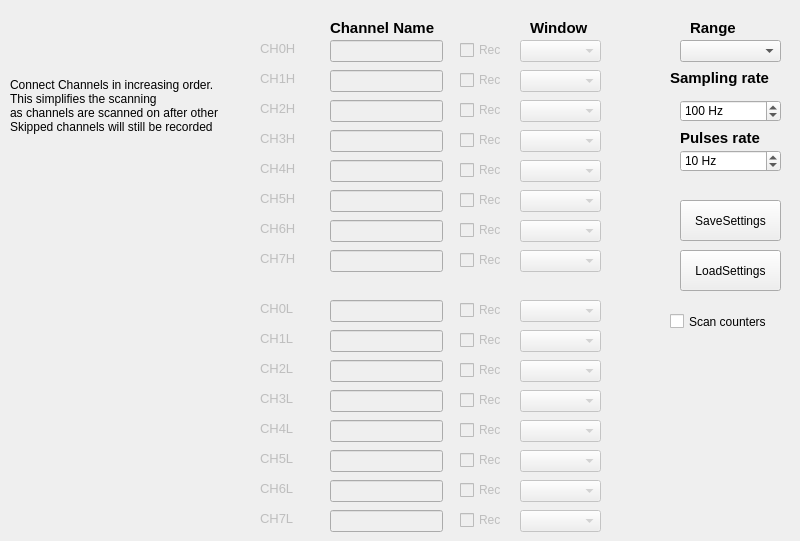
    <widget class="QWidget" name="ChannelSettings">
     <attribute name="title">
      <string>Settings</string>
     </attribute>
     <widget class="QComboBox" name="CH_Win_14">
      <property name="enabled">
       <bool>false</bool>
      </property>
      <property name="geometry">
       <rect>
        <x>520</x>
        <y>480</y>
        <width>81</width>
        <height>22</height>
       </rect>
      </property>
      <property name="font">
       <font>
        <pointsize>8</pointsize>
       </font>
      </property>
      <property name="placeholderText">
       <string>Not Shown</string>
      </property>
     </widget>
     <widget class="QLabel" name="label_4">
      <property name="geometry">
       <rect>
        <x>690</x>
        <y>20</y>
        <width>51</width>
        <height>16</height>
       </rect>
      </property>
      <property name="font">
       <font>
        <pointsize>11</pointsize>
        <bold>true</bold>
       </font>
      </property>
      <property name="text">
       <string>Range</string>
      </property>
     </widget>
     <widget class="QComboBox" name="CH_Win_7">
      <property name="enabled">
       <bool>false</bool>
      </property>
      <property name="geometry">
       <rect>
        <x>520</x>
        <y>250</y>
        <width>81</width>
        <height>22</height>
       </rect>
      </property>
      <property name="font">
       <font>
        <pointsize>8</pointsize>
       </font>
      </property>
      <property name="placeholderText">
       <string>Not Shown</string>
      </property>
     </widget>
     <widget class="QLineEdit" name="CH_name_6">
      <property name="enabled">
       <bool>false</bool>
      </property>
      <property name="geometry">
       <rect>
        <x>330</x>
        <y>220</y>
        <width>113</width>
        <height>22</height>
       </rect>
      </property>
      <property name="font">
       <font>
        <pointsize>7</pointsize>
       </font>
      </property>
     </widget>
     <widget class="QComboBox" name="CH_Win_11">
      <property name="enabled">
       <bool>false</bool>
      </property>
      <property name="geometry">
       <rect>
        <x>520</x>
        <y>390</y>
        <width>81</width>
        <height>22</height>
       </rect>
      </property>
      <property name="font">
       <font>
        <pointsize>8</pointsize>
       </font>
      </property>
      <property name="placeholderText">
       <string>Not Shown</string>
      </property>
     </widget>
     <widget class="QComboBox" name="CH_Win_3">
      <property name="enabled">
       <bool>false</bool>
      </property>
      <property name="geometry">
       <rect>
        <x>520</x>
        <y>130</y>
        <width>81</width>
        <height>22</height>
       </rect>
      </property>
      <property name="font">
       <font>
        <pointsize>8</pointsize>
       </font>
      </property>
      <property name="placeholderText">
       <string>Not Shown</string>
      </property>
     </widget>
     <widget class="QCheckBox" name="CH_REC_13">
      <property name="enabled">
       <bool>false</bool>
      </property>
      <property name="geometry">
       <rect>
        <x>460</x>
        <y>450</y>
        <width>75</width>
        <height>20</height>
       </rect>
      </property>
      <property name="text">
       <string>Rec</string>
      </property>
     </widget>
     <widget class="QComboBox" name="CH_Win_12">
      <property name="enabled">
       <bool>false</bool>
      </property>
      <property name="geometry">
       <rect>
        <x>520</x>
        <y>420</y>
        <width>81</width>
        <height>22</height>
       </rect>
      </property>
      <property name="font">
       <font>
        <pointsize>8</pointsize>
       </font>
      </property>
      <property name="placeholderText">
       <string>Not Shown</string>
      </property>
     </widget>
     <widget class="QLineEdit" name="CH_name_12">
      <property name="enabled">
       <bool>false</bool>
      </property>
      <property name="geometry">
       <rect>
        <x>330</x>
        <y>420</y>
        <width>113</width>
        <height>22</height>
       </rect>
      </property>
      <property name="font">
       <font>
        <pointsize>7</pointsize>
       </font>
      </property>
     </widget>
     <widget class="QCheckBox" name="CH_REC_12">
      <property name="enabled">
       <bool>false</bool>
      </property>
      <property name="geometry">
       <rect>
        <x>460</x>
        <y>420</y>
        <width>75</width>
        <height>20</height>
       </rect>
      </property>
      <property name="text">
       <string>Rec</string>
      </property>
     </widget>
     <widget class="QLabel" name="CH_12">
      <property name="enabled">
       <bool>false</bool>
      </property>
      <property name="geometry">
       <rect>
        <x>260</x>
        <y>420</y>
        <width>49</width>
        <height>16</height>
       </rect>
      </property>
      <property name="font">
       <font>
        <pointsize>10</pointsize>
       </font>
      </property>
      <property name="text">
       <string>CH4L</string>
      </property>
     </widget>
     <widget class="QComboBox" name="CH_Win_8">
      <property name="enabled">
       <bool>false</bool>
      </property>
      <property name="geometry">
       <rect>
        <x>520</x>
        <y>300</y>
        <width>81</width>
        <height>22</height>
       </rect>
      </property>
      <property name="font">
       <font>
        <pointsize>8</pointsize>
       </font>
      </property>
      <property name="placeholderText">
       <string>Not Shown</string>
      </property>
     </widget>
     <widget class="QLabel" name="CH_9">
      <property name="enabled">
       <bool>false</bool>
      </property>
      <property name="geometry">
       <rect>
        <x>260</x>
        <y>330</y>
        <width>49</width>
        <height>16</height>
       </rect>
      </property>
      <property name="font">
       <font>
        <pointsize>10</pointsize>
       </font>
      </property>
      <property name="text">
       <string>CH1L</string>
      </property>
     </widget>
     <widget class="QCheckBox" name="CH_REC_5">
      <property name="enabled">
       <bool>false</bool>
      </property>
      <property name="geometry">
       <rect>
        <x>460</x>
        <y>190</y>
        <width>75</width>
        <height>20</height>
       </rect>
      </property>
      <property name="text">
       <string>Rec</string>
      </property>
     </widget>
     <widget class="QLineEdit" name="CH_name_5">
      <property name="enabled">
       <bool>false</bool>
      </property>
      <property name="geometry">
       <rect>
        <x>330</x>
        <y>190</y>
        <width>113</width>
        <height>22</height>
       </rect>
      </property>
      <property name="font">
       <font>
        <pointsize>7</pointsize>
       </font>
      </property>
     </widget>
     <widget class="QLineEdit" name="CH_name_10">
      <property name="enabled">
       <bool>false</bool>
      </property>
      <property name="geometry">
       <rect>
        <x>330</x>
        <y>360</y>
        <width>113</width>
        <height>22</height>
       </rect>
      </property>
      <property name="font">
       <font>
        <pointsize>7</pointsize>
       </font>
      </property>
     </widget>
     <widget class="QLabel" name="label_3">
      <property name="geometry">
       <rect>
        <x>530</x>
        <y>20</y>
        <width>71</width>
        <height>16</height>
       </rect>
      </property>
      <property name="font">
       <font>
        <pointsize>11</pointsize>
        <bold>true</bold>
       </font>
      </property>
      <property name="text">
       <string>Window</string>
      </property>
     </widget>
     <widget class="QCheckBox" name="CH_REC_11">
      <property name="enabled">
       <bool>false</bool>
      </property>
      <property name="geometry">
       <rect>
        <x>460</x>
        <y>390</y>
        <width>75</width>
        <height>20</height>
       </rect>
      </property>
      <property name="text">
       <string>Rec</string>
      </property>
     </widget>
     <widget class="QComboBox" name="CH_Win_13">
      <property name="enabled">
       <bool>false</bool>
      </property>
      <property name="geometry">
       <rect>
        <x>520</x>
        <y>450</y>
        <width>81</width>
        <height>22</height>
       </rect>
      </property>
      <property name="font">
       <font>
        <pointsize>8</pointsize>
       </font>
      </property>
      <property name="placeholderText">
       <string>Not Shown</string>
      </property>
     </widget>
     <widget class="QCheckBox" name="CH_REC_2">
      <property name="enabled">
       <bool>false</bool>
      </property>
      <property name="geometry">
       <rect>
        <x>460</x>
        <y>100</y>
        <width>75</width>
        <height>20</height>
       </rect>
      </property>
      <property name="text">
       <string>Rec</string>
      </property>
     </widget>
     <widget class="QCheckBox" name="CH_REC_0">
      <property name="enabled">
       <bool>false</bool>
      </property>
      <property name="geometry">
       <rect>
        <x>460</x>
        <y>40</y>
        <width>75</width>
        <height>20</height>
       </rect>
      </property>
      <property name="text">
       <string>Rec</string>
      </property>
     </widget>
     <widget class="QLabel" name="CH_3">
      <property name="enabled">
       <bool>false</bool>
      </property>
      <property name="geometry">
       <rect>
        <x>260</x>
        <y>130</y>
        <width>49</width>
        <height>16</height>
       </rect>
      </property>
      <property name="font">
       <font>
        <pointsize>10</pointsize>
       </font>
      </property>
      <property name="text">
       <string>CH3H</string>
      </property>
     </widget>
     <widget class="QLineEdit" name="CH_name_8">
      <property name="enabled">
       <bool>false</bool>
      </property>
      <property name="geometry">
       <rect>
        <x>330</x>
        <y>300</y>
        <width>113</width>
        <height>22</height>
       </rect>
      </property>
      <property name="font">
       <font>
        <pointsize>7</pointsize>
       </font>
      </property>
     </widget>
     <widget class="QLabel" name="CH_1">
      <property name="enabled">
       <bool>false</bool>
      </property>
      <property name="geometry">
       <rect>
        <x>260</x>
        <y>70</y>
        <width>49</width>
        <height>16</height>
       </rect>
      </property>
      <property name="font">
       <font>
        <pointsize>10</pointsize>
       </font>
      </property>
      <property name="text">
       <string>CH1H</string>
      </property>
     </widget>
     <widget class="QCheckBox" name="CH_REC_14">
      <property name="enabled">
       <bool>false</bool>
      </property>
      <property name="geometry">
       <rect>
        <x>460</x>
        <y>480</y>
        <width>75</width>
        <height>20</height>
       </rect>
      </property>
      <property name="text">
       <string>Rec</string>
      </property>
     </widget>
     <widget class="QComboBox" name="CH_Win_5">
      <property name="enabled">
       <bool>false</bool>
      </property>
      <property name="geometry">
       <rect>
        <x>520</x>
        <y>190</y>
        <width>81</width>
        <height>22</height>
       </rect>
      </property>
      <property name="font">
       <font>
        <pointsize>8</pointsize>
       </font>
      </property>
      <property name="placeholderText">
       <string>Not Shown</string>
      </property>
     </widget>
     <widget class="QComboBox" name="CH_Win_6">
      <property name="enabled">
       <bool>false</bool>
      </property>
      <property name="geometry">
       <rect>
        <x>520</x>
        <y>220</y>
        <width>81</width>
        <height>22</height>
       </rect>
      </property>
      <property name="font">
       <font>
        <pointsize>8</pointsize>
       </font>
      </property>
      <property name="placeholderText">
       <string>Not Shown</string>
      </property>
     </widget>
     <widget class="QLineEdit" name="CH_name_15">
      <property name="enabled">
       <bool>false</bool>
      </property>
      <property name="geometry">
       <rect>
        <x>330</x>
        <y>510</y>
        <width>113</width>
        <height>22</height>
       </rect>
      </property>
      <property name="font">
       <font>
        <pointsize>7</pointsize>
       </font>
      </property>
     </widget>
     <widget class="QLabel" name="CH_7">
      <property name="enabled">
       <bool>false</bool>
      </property>
      <property name="geometry">
       <rect>
        <x>260</x>
        <y>250</y>
        <width>49</width>
        <height>16</height>
       </rect>
      </property>
      <property name="font">
       <font>
        <pointsize>10</pointsize>
       </font>
      </property>
      <property name="text">
       <string>CH7H</string>
      </property>
     </widget>
     <widget class="QLabel" name="CH_4">
      <property name="enabled">
       <bool>false</bool>
      </property>
      <property name="geometry">
       <rect>
        <x>260</x>
        <y>160</y>
        <width>49</width>
        <height>16</height>
       </rect>
      </property>
      <property name="font">
       <font>
        <pointsize>10</pointsize>
       </font>
      </property>
      <property name="text">
       <string>CH4H</string>
      </property>
     </widget>
     <widget class="QLabel" name="CH_2">
      <property name="enabled">
       <bool>false</bool>
      </property>
      <property name="geometry">
       <rect>
        <x>260</x>
        <y>100</y>
        <width>49</width>
        <height>16</height>
       </rect>
      </property>
      <property name="font">
       <font>
        <pointsize>10</pointsize>
       </font>
      </property>
      <property name="text">
       <string>CH2H</string>
      </property>
     </widget>
     <widget class="QLineEdit" name="CH_name_14">
      <property name="enabled">
       <bool>false</bool>
      </property>
      <property name="geometry">
       <rect>
        <x>330</x>
        <y>480</y>
        <width>113</width>
        <height>22</height>
       </rect>
      </property>
      <property name="font">
       <font>
        <pointsize>7</pointsize>
       </font>
      </property>
     </widget>
     <widget class="QCheckBox" name="CH_REC_9">
      <property name="enabled">
       <bool>false</bool>
      </property>
      <property name="geometry">
       <rect>
        <x>460</x>
        <y>330</y>
        <width>75</width>
        <height>20</height>
       </rect>
      </property>
      <property name="text">
       <string>Rec</string>
      </property>
     </widget>
     <widget class="QCheckBox" name="CH_REC_10">
      <property name="enabled">
       <bool>false</bool>
      </property>
      <property name="geometry">
       <rect>
        <x>460</x>
        <y>360</y>
        <width>75</width>
        <height>20</height>
       </rect>
      </property>
      <property name="text">
       <string>Rec</string>
      </property>
     </widget>
     <widget class="QLabel" name="label_20">
      <property name="geometry">
       <rect>
        <x>10</x>
        <y>50</y>
        <width>221</width>
        <height>111</height>
       </rect>
      </property>
      <property name="font">
       <font>
        <pointsize>9</pointsize>
       </font>
      </property>
      <property name="text">
       <string>Connect Channels in increasing order.
This simplifies the scanning
as channels are scanned on after other
Skipped channels will still be recorded</string>
      </property>
     </widget>
     <widget class="QCheckBox" name="CH_REC_7">
      <property name="enabled">
       <bool>false</bool>
      </property>
      <property name="geometry">
       <rect>
        <x>460</x>
        <y>250</y>
        <width>75</width>
        <height>20</height>
       </rect>
      </property>
      <property name="text">
       <string>Rec</string>
      </property>
     </widget>
     <widget class="QComboBox" name="CH_Win_9">
      <property name="enabled">
       <bool>false</bool>
      </property>
      <property name="geometry">
       <rect>
        <x>520</x>
        <y>330</y>
        <width>81</width>
        <height>22</height>
       </rect>
      </property>
      <property name="font">
       <font>
        <pointsize>8</pointsize>
       </font>
      </property>
      <property name="placeholderText">
       <string>Not Shown</string>
      </property>
     </widget>
     <widget class="QPushButton" name="SettingsLoadButton">
      <property name="geometry">
       <rect>
        <x>680</x>
        <y>250</y>
        <width>101</width>
        <height>41</height>
       </rect>
      </property>
      <property name="text">
       <string>LoadSettings</string>
      </property>
     </widget>
     <widget class="QCheckBox" name="CH_REC_4">
      <property name="enabled">
       <bool>false</bool>
      </property>
      <property name="geometry">
       <rect>
        <x>460</x>
        <y>160</y>
        <width>75</width>
        <height>20</height>
       </rect>
      </property>
      <property name="text">
       <string>Rec</string>
      </property>
     </widget>
     <widget class="QLabel" name="CH_6">
      <property name="enabled">
       <bool>false</bool>
      </property>
      <property name="geometry">
       <rect>
        <x>260</x>
        <y>220</y>
        <width>49</width>
        <height>16</height>
       </rect>
      </property>
      <property name="font">
       <font>
        <pointsize>10</pointsize>
       </font>
      </property>
      <property name="text">
       <string>CH6H</string>
      </property>
     </widget>
     <widget class="QCheckBox" name="CH_REC_6">
      <property name="enabled">
       <bool>false</bool>
      </property>
      <property name="geometry">
       <rect>
        <x>460</x>
        <y>220</y>
        <width>75</width>
        <height>20</height>
       </rect>
      </property>
      <property name="text">
       <string>Rec</string>
      </property>
     </widget>
     <widget class="QLabel" name="CH_8">
      <property name="enabled">
       <bool>false</bool>
      </property>
      <property name="geometry">
       <rect>
        <x>260</x>
        <y>300</y>
        <width>49</width>
        <height>16</height>
       </rect>
      </property>
      <property name="font">
       <font>
        <pointsize>10</pointsize>
       </font>
      </property>
      <property name="text">
       <string>CH0L</string>
      </property>
     </widget>
     <widget class="QLabel" name="CH_14">
      <property name="enabled">
       <bool>false</bool>
      </property>
      <property name="geometry">
       <rect>
        <x>260</x>
        <y>480</y>
        <width>49</width>
        <height>16</height>
       </rect>
      </property>
      <property name="font">
       <font>
        <pointsize>10</pointsize>
       </font>
      </property>
      <property name="text">
       <string>CH6L</string>
      </property>
     </widget>
     <widget class="QLabel" name="CH_13">
      <property name="enabled">
       <bool>false</bool>
      </property>
      <property name="geometry">
       <rect>
        <x>260</x>
        <y>450</y>
        <width>49</width>
        <height>16</height>
       </rect>
      </property>
      <property name="font">
       <font>
        <pointsize>10</pointsize>
       </font>
      </property>
      <property name="text">
       <string>CH5L</string>
      </property>
     </widget>
     <widget class="QLineEdit" name="CH_name_2">
      <property name="enabled">
       <bool>false</bool>
      </property>
      <property name="geometry">
       <rect>
        <x>330</x>
        <y>100</y>
        <width>113</width>
        <height>22</height>
       </rect>
      </property>
      <property name="font">
       <font>
        <pointsize>7</pointsize>
       </font>
      </property>
     </widget>
     <widget class="QLabel" name="CH_10">
      <property name="enabled">
       <bool>false</bool>
      </property>
      <property name="geometry">
       <rect>
        <x>260</x>
        <y>360</y>
        <width>49</width>
        <height>16</height>
       </rect>
      </property>
      <property name="font">
       <font>
        <pointsize>10</pointsize>
       </font>
      </property>
      <property name="text">
       <string>CH2L</string>
      </property>
     </widget>
     <widget class="QLabel" name="CH_15">
      <property name="enabled">
       <bool>false</bool>
      </property>
      <property name="geometry">
       <rect>
        <x>260</x>
        <y>510</y>
        <width>49</width>
        <height>16</height>
       </rect>
      </property>
      <property name="font">
       <font>
        <pointsize>10</pointsize>
       </font>
      </property>
      <property name="text">
       <string>CH7L</string>
      </property>
     </widget>
     <widget class="QLineEdit" name="CH_name_0">
      <property name="enabled">
       <bool>false</bool>
      </property>
      <property name="geometry">
       <rect>
        <x>330</x>
        <y>40</y>
        <width>113</width>
        <height>22</height>
       </rect>
      </property>
      <property name="font">
       <font>
        <pointsize>7</pointsize>
       </font>
      </property>
     </widget>
     <widget class="QLineEdit" name="CH_name_1">
      <property name="enabled">
       <bool>false</bool>
      </property>
      <property name="geometry">
       <rect>
        <x>330</x>
        <y>70</y>
        <width>113</width>
        <height>22</height>
       </rect>
      </property>
      <property name="font">
       <font>
        <pointsize>7</pointsize>
       </font>
      </property>
     </widget>
     <widget class="QLabel" name="label">
      <property name="geometry">
       <rect>
        <x>330</x>
        <y>20</y>
        <width>111</width>
        <height>16</height>
       </rect>
      </property>
      <property name="font">
       <font>
        <pointsize>11</pointsize>
        <bold>true</bold>
       </font>
      </property>
      <property name="text">
       <string>Channel Name</string>
      </property>
     </widget>
     <widget class="QComboBox" name="CH_Win_1">
      <property name="enabled">
       <bool>false</bool>
      </property>
      <property name="geometry">
       <rect>
        <x>520</x>
        <y>70</y>
        <width>81</width>
        <height>22</height>
       </rect>
      </property>
      <property name="font">
       <font>
        <pointsize>8</pointsize>
       </font>
      </property>
      <property name="placeholderText">
       <string>Not Shown</string>
      </property>
     </widget>
     <widget class="QComboBox" name="CH_Win_2">
      <property name="enabled">
       <bool>false</bool>
      </property>
      <property name="geometry">
       <rect>
        <x>520</x>
        <y>100</y>
        <width>81</width>
        <height>22</height>
       </rect>
      </property>
      <property name="font">
       <font>
        <pointsize>8</pointsize>
       </font>
      </property>
      <property name="placeholderText">
       <string>Not Shown</string>
      </property>
     </widget>
     <widget class="QLineEdit" name="CH_name_4">
      <property name="enabled">
       <bool>false</bool>
      </property>
      <property name="geometry">
       <rect>
        <x>330</x>
        <y>160</y>
        <width>113</width>
        <height>22</height>
       </rect>
      </property>
      <property name="font">
       <font>
        <pointsize>7</pointsize>
       </font>
      </property>
     </widget>
     <widget class="QLineEdit" name="CH_name_7">
      <property name="enabled">
       <bool>false</bool>
      </property>
      <property name="geometry">
       <rect>
        <x>330</x>
        <y>250</y>
        <width>113</width>
        <height>22</height>
       </rect>
      </property>
      <property name="font">
       <font>
        <pointsize>7</pointsize>
       </font>
      </property>
     </widget>
     <widget class="QComboBox" name="CH_Win_10">
      <property name="enabled">
       <bool>false</bool>
      </property>
      <property name="geometry">
       <rect>
        <x>520</x>
        <y>360</y>
        <width>81</width>
        <height>22</height>
       </rect>
      </property>
      <property name="font">
       <font>
        <pointsize>8</pointsize>
       </font>
      </property>
      <property name="placeholderText">
       <string>Not Shown</string>
      </property>
     </widget>
     <widget class="QLineEdit" name="CH_name_13">
      <property name="enabled">
       <bool>false</bool>
      </property>
      <property name="geometry">
       <rect>
        <x>330</x>
        <y>450</y>
        <width>113</width>
        <height>22</height>
       </rect>
      </property>
      <property name="font">
       <font>
        <pointsize>7</pointsize>
       </font>
      </property>
     </widget>
     <widget class="QComboBox" name="CH_Win_15">
      <property name="enabled">
       <bool>false</bool>
      </property>
      <property name="geometry">
       <rect>
        <x>520</x>
        <y>510</y>
        <width>81</width>
        <height>22</height>
       </rect>
      </property>
      <property name="font">
       <font>
        <pointsize>8</pointsize>
       </font>
      </property>
      <property name="placeholderText">
       <string>Not Shown</string>
      </property>
     </widget>
     <widget class="QLineEdit" name="CH_name_3">
      <property name="enabled">
       <bool>false</bool>
      </property>
      <property name="geometry">
       <rect>
        <x>330</x>
        <y>130</y>
        <width>113</width>
        <height>22</height>
       </rect>
      </property>
      <property name="font">
       <font>
        <pointsize>7</pointsize>
       </font>
      </property>
     </widget>
     <widget class="QCheckBox" name="CH_REC_15">
      <property name="enabled">
       <bool>false</bool>
      </property>
      <property name="geometry">
       <rect>
        <x>460</x>
        <y>510</y>
        <width>75</width>
        <height>20</height>
       </rect>
      </property>
      <property name="text">
       <string>Rec</string>
      </property>
     </widget>
     <widget class="QLabel" name="CH_5">
      <property name="enabled">
       <bool>false</bool>
      </property>
      <property name="geometry">
       <rect>
        <x>260</x>
        <y>190</y>
        <width>49</width>
        <height>16</height>
       </rect>
      </property>
      <property name="font">
       <font>
        <pointsize>10</pointsize>
       </font>
      </property>
      <property name="text">
       <string>CH5H</string>
      </property>
     </widget>
     <widget class="QComboBox" name="Range_combo">
      <property name="enabled">
       <bool>true</bool>
      </property>
      <property name="geometry">
       <rect>
        <x>680</x>
        <y>40</y>
        <width>101</width>
        <height>22</height>
       </rect>
      </property>
      <property name="font">
       <font>
        <pointsize>8</pointsize>
       </font>
      </property>
      <property name="placeholderText">
       <string>10 V</string>
      </property>
     </widget>
     <widget class="QCheckBox" name="CH_REC_8">
      <property name="enabled">
       <bool>false</bool>
      </property>
      <property name="geometry">
       <rect>
        <x>460</x>
        <y>300</y>
        <width>75</width>
        <height>20</height>
       </rect>
      </property>
      <property name="text">
       <string>Rec</string>
      </property>
     </widget>
     <widget class="QLineEdit" name="CH_name_11">
      <property name="enabled">
       <bool>false</bool>
      </property>
      <property name="geometry">
       <rect>
        <x>330</x>
        <y>390</y>
        <width>113</width>
        <height>22</height>
       </rect>
      </property>
      <property name="font">
       <font>
        <pointsize>7</pointsize>
       </font>
      </property>
     </widget>
     <widget class="QComboBox" name="CH_Win_4">
      <property name="enabled">
       <bool>false</bool>
      </property>
      <property name="geometry">
       <rect>
        <x>520</x>
        <y>160</y>
        <width>81</width>
        <height>22</height>
       </rect>
      </property>
      <property name="font">
       <font>
        <pointsize>8</pointsize>
       </font>
      </property>
      <property name="placeholderText">
       <string>Not Shown</string>
      </property>
     </widget>
     <widget class="QComboBox" name="CH_Win_0">
      <property name="enabled">
       <bool>false</bool>
      </property>
      <property name="geometry">
       <rect>
        <x>520</x>
        <y>40</y>
        <width>81</width>
        <height>22</height>
       </rect>
      </property>
      <property name="font">
       <font>
        <pointsize>8</pointsize>
       </font>
      </property>
      <property name="placeholderText">
       <string>Not Shown</string>
      </property>
     </widget>
     <widget class="QLabel" name="CH_0">
      <property name="enabled">
       <bool>false</bool>
      </property>
      <property name="geometry">
       <rect>
        <x>260</x>
        <y>40</y>
        <width>49</width>
        <height>16</height>
       </rect>
      </property>
      <property name="font">
       <font>
        <pointsize>10</pointsize>
       </font>
      </property>
      <property name="text">
       <string>CH0H</string>
      </property>
     </widget>
     <widget class="QCheckBox" name="CH_REC_3">
      <property name="enabled">
       <bool>false</bool>
      </property>
      <property name="geometry">
       <rect>
        <x>460</x>
        <y>130</y>
        <width>75</width>
        <height>20</height>
       </rect>
      </property>
      <property name="text">
       <string>Rec</string>
      </property>
     </widget>
     <widget class="QPushButton" name="SettingsSaveButton">
      <property name="geometry">
       <rect>
        <x>680</x>
        <y>200</y>
        <width>101</width>
        <height>41</height>
       </rect>
      </property>
      <property name="text">
       <string>SaveSettings</string>
      </property>
     </widget>
     <widget class="QLineEdit" name="CH_name_9">
      <property name="enabled">
       <bool>false</bool>
      </property>
      <property name="geometry">
       <rect>
        <x>330</x>
        <y>330</y>
        <width>113</width>
        <height>22</height>
       </rect>
      </property>
      <property name="font">
       <font>
        <pointsize>7</pointsize>
       </font>
      </property>
     </widget>
     <widget class="QCheckBox" name="CH_REC_1">
      <property name="enabled">
       <bool>false</bool>
      </property>
      <property name="geometry">
       <rect>
        <x>460</x>
        <y>70</y>
        <width>75</width>
        <height>20</height>
       </rect>
      </property>
      <property name="text">
       <string>Rec</string>
      </property>
     </widget>
     <widget class="QLabel" name="CH_11">
      <property name="enabled">
       <bool>false</bool>
      </property>
      <property name="geometry">
       <rect>
        <x>260</x>
        <y>390</y>
        <width>49</width>
        <height>16</height>
       </rect>
      </property>
      <property name="font">
       <font>
        <pointsize>10</pointsize>
       </font>
      </property>
      <property name="text">
       <string>CH3L</string>
      </property>
     </widget>
     <widget class="QLabel" name="label_5">
      <property name="geometry">
       <rect>
        <x>670</x>
        <y>70</y>
        <width>111</width>
        <height>16</height>
       </rect>
      </property>
      <property name="font">
       <font>
        <pointsize>11</pointsize>
        <bold>true</bold>
       </font>
      </property>
      <property name="text">
       <string>Sampling rate</string>
      </property>
     </widget>
     <widget class="QSpinBox" name="SamplingRateSpin">
      <property name="geometry">
       <rect>
        <x>680</x>
        <y>100</y>
        <width>101</width>
        <height>22</height>
       </rect>
      </property>
      <property name="suffix">
       <string> Hz</string>
      </property>
      <property name="minimum">
       <number>1</number>
      </property>
      <property name="maximum">
       <number>30000</number>
      </property>
      <property name="value">
       <number>100</number>
      </property>
     </widget>
     <widget class="QSpinBox" name="PulsesSpin">
      <property name="geometry">
       <rect>
        <x>680</x>
        <y>150</y>
        <width>101</width>
        <height>22</height>
       </rect>
      </property>
      <property name="suffix">
       <string> Hz</string>
      </property>
      <property name="minimum">
       <number>1</number>
      </property>
      <property name="maximum">
       <number>10000</number>
      </property>
      <property name="value">
       <number>10</number>
      </property>
     </widget>
     <widget class="QLabel" name="label_9">
      <property name="geometry">
       <rect>
        <x>680</x>
        <y>130</y>
        <width>111</width>
        <height>16</height>
       </rect>
      </property>
      <property name="font">
       <font>
        <pointsize>11</pointsize>
        <bold>true</bold>
       </font>
      </property>
      <property name="text">
       <string>Pulses rate</string>
      </property>
     </widget>
     <widget class="QCheckBox" name="Counters_checkBox">
      <property name="geometry">
       <rect>
        <x>670</x>
        <y>310</y>
        <width>121</width>
        <height>23</height>
       </rect>
      </property>
      <property name="text">
       <string>Scan counters</string>
      </property>
     </widget>
    </widget>
